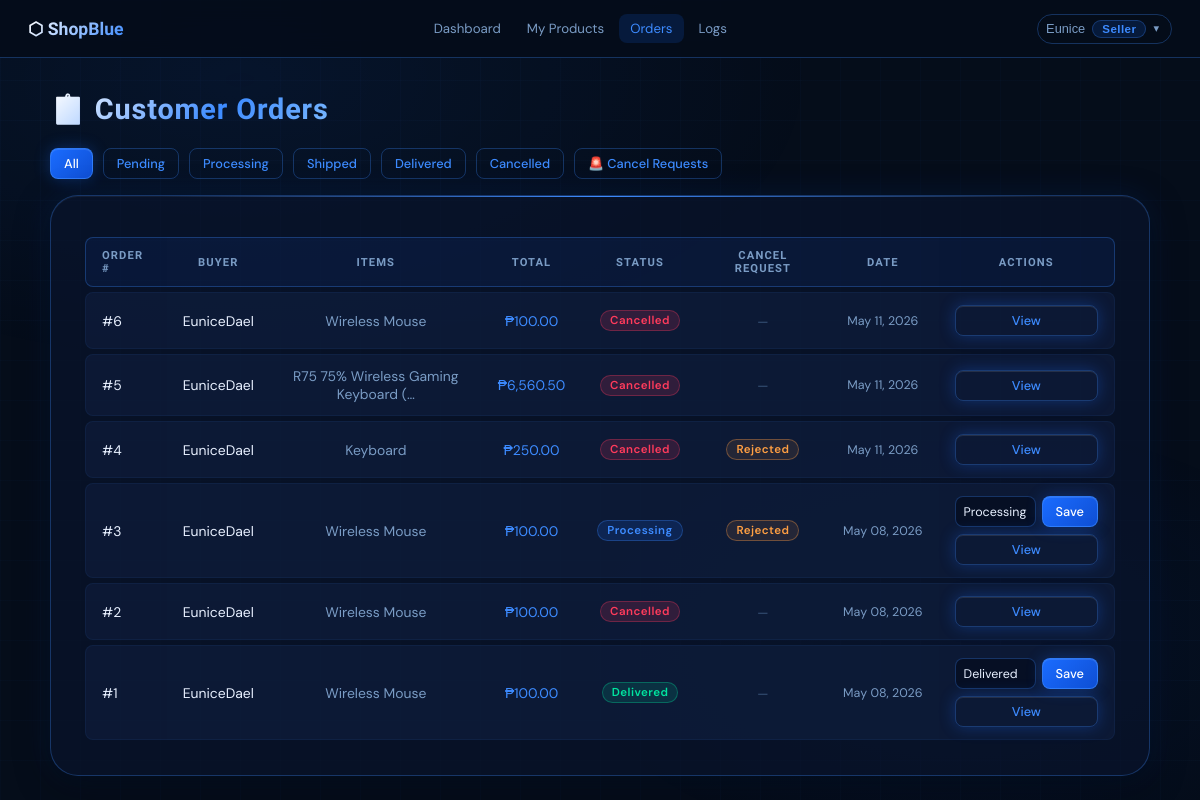
/seller_orders.php (signed in), run on an earlier commit of the app's database.
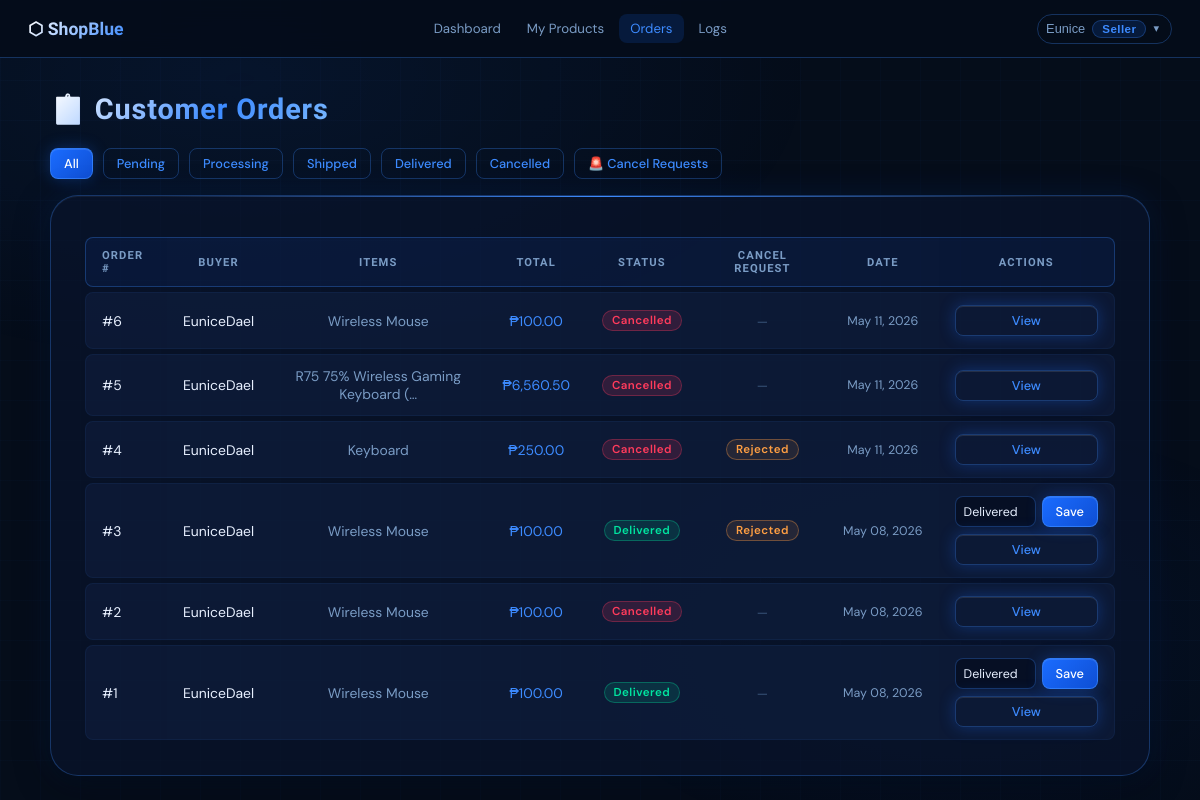
And on a later commit of the database.
### tables this page shows
CREATE TABLE `orders` (
  `id` int(11) NOT NULL,
  `buyer_id` int(11) NOT NULL,
  `phone` varchar(20) NOT NULL,
  `address` text NOT NULL,
  `total_amount` decimal(10,2) NOT NULL,
  `status` enum('pending','processing','shipped','delivered','cancelled') NOT NULL DEFAULT 'pending',
  `cancel_requested` tinyint(1) NOT NULL DEFAULT 0,
  `cancellation_reason` text DEFAULT NULL,
  `cancel_status` enum('none','pending','approved','rejected') NOT NULL DEFAULT 'none',
  `created_at` timestamp NOT NULL DEFAULT current_timestamp()
);

CREATE TABLE `users` (
  `id` int(11) NOT NULL,
  `username` varchar(50) NOT NULL,
  `email` varchar(100) DEFAULT NULL,
  `password` varchar(255) NOT NULL,
  `role` enum('buyer','seller') NOT NULL DEFAULT 'buyer',
  `phone` varchar(20) DEFAULT NULL,
  `address` text DEFAULT NULL,
  `reset_token` varchar(128) DEFAULT NULL,
  `reset_token_expiry` datetime DEFAULT NULL,
  `created_at` timestamp NOT NULL DEFAULT current_timestamp()
);

### auth.php (called while the page is built, shortened)
<?php
$current_user_id  = $_SESSION['user_id'];
?>

### seller_orders.php (the view, shortened to what the changed rows need)
<?php
include 'auth.php';
include 'db.php';
$where_parts = ["1=1"];
$where = implode(' AND ', $where_parts);
$stmt = $conn->prepare("
    SELECT o.id, o.status, o.total_amount, o.created_at,
           o.cancel_requested, o.cancellation_reason, o.cancel_status,
           u.username AS buyer,
           GROUP_CONCAT(p.name ORDER BY oi.id SEPARATOR ', ') AS items
    FROM orders o
    JOIN order_items oi ON oi.order_id=o.id AND oi.seller_id=?
    JOIN products p     ON p.id=oi.product_id
    JOIN users u        ON u.id=o.buyer_id
    WHERE $where
    GROUP BY o.id
    ORDER BY o.cancel_requested DESC, o.created_at DESC
");
$stmt->bind_param("i", $current_user_id);
$stmt->execute();
$orders = $stmt->get_result();
?>
<!DOCTYPE html>
<html lang="en">
<head><meta charset="UTF-8"><meta name="viewport" content="width=device-width,initial-scale=1">
<title>Orders – ShopBlue</title><link rel="stylesheet" href="style.css"></head>
<body>
<div class="page">
  <div class="page-header"><h1>📋 Customer Orders</h1></div>
  <div class="card">
    <?php if ($orders->num_rows === 0): ?>
      <div class="empty">No orders found.</div>
    <?php else: ?>
      <table>
        <thead>
          <tr>
            <th>Order #</th><th>Buyer</th><th>Items</th><th>Total</th>
            <th>Status</th><th>Cancel Request</th><th>Date</th><th>Actions</th>
          </tr>
        </thead>
        <tbody>
          <?php while ($o = $orders->fetch_assoc()): ?>
          <tr <?= $o['cancel_status']==='pending' ? 'style="outline:1px solid rgba(255,59,92,.35)"' : '' ?>>
            <td>#<?= $o['id'] ?></td>
            <td><?= htmlspecialchars($o['buyer']) ?></td>
            <td style="color:var(--muted)"><?= htmlspecialchars(mb_strimwidth($o['items'],0,35,'…')) ?></td>
            <td style="color:var(--blue-hi)">&#8369;<?= number_format($o['total_amount'],2) ?></td>
            <td><span class="badge badge-<?= $o['status'] ?>"><?= $o['status'] ?></span></td>
            <td>
              <?php if ($o['cancel_status'] === 'pending'): ?>
                <div style="max-width:180px">
                  <div style="font-size:.75rem;color:var(--danger);font-weight:600;margin-bottom:4px">⚠ Cancellation Requested</div>
                  <div style="font-size:.78rem;color:var(--muted);font-style:italic;margin-bottom:8px;word-break:break-word">
                    "<?= htmlspecialchars(mb_strimwidth($o['cancellation_reason'],0,80,'…')) ?>"
                  </div>
                  <div class="gap" style="gap:6px">
                    <form method="POST" style="display:inline;flex-direction:unset">
                      <input type="hidden" name="action" value="approve_cancel">
                      <input type="hidden" name="order_id" value="<?= $o['id'] ?>">
                      <button type="submit" class="btn btn-sm btn-success"
                        onclick="return confirm('Approve cancellation? Stock will be restored.')">✓ Approve</button>
                    </form>
                    <form method="POST" style="display:inline;flex-direction:unset">
                      <input type="hidden" name="action" value="reject_cancel">
                      <input type="hidden" name="order_id" value="<?= $o['id'] ?>">
                      <button type="submit" class="btn btn-sm btn-danger">✗ Reject</button>
                    </form>
                  </div>
                </div>
              <?php elseif ($o['cancel_status'] === 'approved'): ?>
                <span class="badge badge-cancelled">Approved</span>
              <?php elseif ($o['cancel_status'] === 'rejected'): ?>
                <span class="badge" style="background:rgba(255,159,67,.1);color:#ff9f43;border:1px solid rgba(255,159,67,.35)">Rejected</span>
              <?php else: ?>
                <span style="color:var(--dim);font-size:.8rem">—</span>
              <?php endif; ?>
            </td>
            <td style="font-size:.78rem;color:var(--muted);white-space:nowrap"><?= date('M d, Y', strtotime($o['created_at'])) ?></td>
            <td>
              <div style="display:flex;flex-direction:column;gap:7px">
                <?php if ($o['status'] !== 'cancelled'): ?>
                <form method="POST" style="flex-direction:row;gap:6px;display:flex">
                  <select name="status" style="padding:5px 8px;font-size:.78rem;width:auto">
                    <?php foreach (['pending','processing','shipped','delivered','cancelled'] as $s): ?>
                      <option value="<?= $s ?>" <?= $o['status']===$s?'selected':'' ?>><?= ucfirst($s) ?></option>
                    <?php endforeach; ?>
                  </select>
                  <button type="submit" class="btn btn-sm">Save</button>
                </form>
                <?php endif; ?>
                <a href="order_detail.php?id=<?= $o['id'] ?>" class="btn btn-sm btn-ghost">View</a>
              </div>
            </td>
          </tr>
          <?php endwhile; ?>
        </tbody>
      </table>
    <?php endif; ?>
  </div>
</div>
</body></html>

What changed in the data, as far as the page shows it:
changed orders id 3: status "Processing" → "Delivered"
